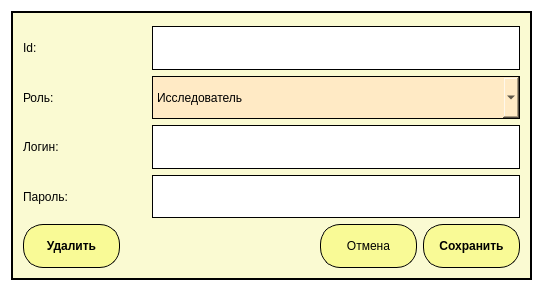
<?xml version="1.0" encoding="UTF-8"?>
<ui version="4.0">
 <class>dialog_user</class>
 <widget class="QDialog" name="dialog_user">
  <property name="geometry">
   <rect>
    <x>0</x>
    <y>0</y>
    <width>543</width>
    <height>291</height>
   </rect>
  </property>
  <property name="windowTitle">
   <string>Dialog</string>
  </property>
  <property name="styleSheet">
   <string notr="true">QDialog#dialog_user{
background-color: rgb(255, 255, 255);
}</string>
  </property>
  <layout class="QGridLayout" name="gridLayout">
   <item row="0" column="0">
    <widget class="QGroupBox" name="groupBox">
     <property name="styleSheet">
      <string notr="true">QGroupBox#groupBox {
	border: 2px solid #000000;
	
	background-color: rgb(250, 250, 210);
}</string>
     </property>
     <property name="title">
      <string/>
     </property>
     <layout class="QGridLayout" name="gridLayout_2">
      <item row="3" column="0">
       <layout class="QHBoxLayout" name="horizontalLayout_5" stretch="25,75">
        <item>
         <widget class="QLabel" name="label_4">
          <property name="text">
           <string>Пароль:</string>
          </property>
         </widget>
        </item>
        <item>
         <widget class="QLineEdit" name="lineEdit_4">
          <property name="sizePolicy">
           <sizepolicy hsizetype="Expanding" vsizetype="Ignored">
            <horstretch>0</horstretch>
            <verstretch>0</verstretch>
           </sizepolicy>
          </property>
          <property name="styleSheet">
           <string notr="true">QLineEdit {
border: 1px solid #000000;
}</string>
          </property>
         </widget>
        </item>
       </layout>
      </item>
      <item row="1" column="0">
       <layout class="QHBoxLayout" name="horizontalLayout_3" stretch="25,75">
        <item>
         <widget class="QLabel" name="label_2">
          <property name="text">
           <string>Роль:</string>
          </property>
         </widget>
        </item>
        <item>
         <widget class="QComboBox" name="comboBox">
          <property name="sizePolicy">
           <sizepolicy hsizetype="Ignored" vsizetype="Ignored">
            <horstretch>0</horstretch>
            <verstretch>0</verstretch>
           </sizepolicy>
          </property>
          <property name="styleSheet">
           <string notr="true">QComboBox::drop-down {
    subcontrol-origin: padding;
    subcontrol-position: top right;
     width: 10px;
	background-color: rgb(255, 240, 160);
    image: url(:/new/prefix1/1.png);
    padding-left: 15px;
	padding-right: 15px;

    border-left-width: 1px;
    border-left-color: black;
    border-left-style: solid;  

   /* border-top-right-radius: 15px;
border-radius: 15px;*/
    
 }
QComboBox::drop-down::hover{
	background-color: rgb(255, 249, 152);
}
QComboBox {
	background-color: rgb(255, 234, 197);
border: 1px solid black;
}
QComboBox::hover {
	background-color: rgb(231, 212, 179);
}
QComboBox QAbstractItemView {
    background-color: rgb(255, 255, 255);
 }</string>
          </property>
          <item>
           <property name="text">
            <string>Исследователь</string>
           </property>
          </item>
          <item>
           <property name="text">
            <string>Администратор</string>
           </property>
          </item>
         </widget>
        </item>
       </layout>
      </item>
      <item row="2" column="0">
       <layout class="QHBoxLayout" name="horizontalLayout_4" stretch="25,75">
        <item>
         <widget class="QLabel" name="label_3">
          <property name="text">
           <string>Логин:</string>
          </property>
         </widget>
        </item>
        <item>
         <widget class="QLineEdit" name="lineEdit_3">
          <property name="sizePolicy">
           <sizepolicy hsizetype="Expanding" vsizetype="Ignored">
            <horstretch>0</horstretch>
            <verstretch>0</verstretch>
           </sizepolicy>
          </property>
          <property name="styleSheet">
           <string notr="true">QLineEdit {
border: 1px solid #000000;
}</string>
          </property>
         </widget>
        </item>
       </layout>
      </item>
      <item row="0" column="0">
       <layout class="QHBoxLayout" name="horizontalLayout_2" stretch="25,75">
        <item>
         <widget class="QLabel" name="label">
          <property name="text">
           <string>Id:</string>
          </property>
         </widget>
        </item>
        <item>
         <widget class="QLineEdit" name="lineEdit">
          <property name="sizePolicy">
           <sizepolicy hsizetype="Expanding" vsizetype="Ignored">
            <horstretch>0</horstretch>
            <verstretch>0</verstretch>
           </sizepolicy>
          </property>
          <property name="styleSheet">
           <string notr="true">QLineEdit {
border: 1px solid #000000;
}</string>
          </property>
         </widget>
        </item>
       </layout>
      </item>
      <item row="4" column="0">
       <layout class="QHBoxLayout" name="horizontalLayout" stretch="20,40,20,20">
        <item>
         <widget class="QPushButton" name="pushButton_3">
          <property name="sizePolicy">
           <sizepolicy hsizetype="Minimum" vsizetype="Ignored">
            <horstretch>0</horstretch>
            <verstretch>0</verstretch>
           </sizepolicy>
          </property>
          <property name="font">
           <font>
            <weight>75</weight>
            <bold>true</bold>
           </font>
          </property>
          <property name="styleSheet">
           <string notr="true">QPushButton {
	background-color: rgb(249, 250, 150);
border: 1px solid #000000;
border-radius: 20px;
} 
QPushButton::hover { 
	
	background-color: rgb(227, 227, 136);
} 
QPushButton::pressed {
 border: 3px solid #000000;
}</string>
          </property>
          <property name="text">
           <string>Удалить</string>
          </property>
          <property name="autoDefault">
           <bool>false</bool>
          </property>
         </widget>
        </item>
        <item>
         <spacer name="horizontalSpacer">
          <property name="orientation">
           <enum>Qt::Horizontal</enum>
          </property>
          <property name="sizeHint" stdset="0">
           <size>
            <width>40</width>
            <height>20</height>
           </size>
          </property>
         </spacer>
        </item>
        <item>
         <widget class="QPushButton" name="pushButton">
          <property name="sizePolicy">
           <sizepolicy hsizetype="Minimum" vsizetype="Ignored">
            <horstretch>0</horstretch>
            <verstretch>0</verstretch>
           </sizepolicy>
          </property>
          <property name="styleSheet">
           <string notr="true">QPushButton {
	background-color: rgb(249, 250, 150);
border: 1px solid #000000;
border-radius: 20px;
} 
QPushButton::hover { 
	
	background-color: rgb(227, 227, 136);
} 
QPushButton::pressed {
 border: 3px solid #000000;
}</string>
          </property>
          <property name="text">
           <string>Отмена</string>
          </property>
         </widget>
        </item>
        <item>
         <widget class="QPushButton" name="pushButton_2">
          <property name="sizePolicy">
           <sizepolicy hsizetype="Minimum" vsizetype="Ignored">
            <horstretch>0</horstretch>
            <verstretch>0</verstretch>
           </sizepolicy>
          </property>
          <property name="font">
           <font>
            <weight>75</weight>
            <bold>true</bold>
           </font>
          </property>
          <property name="styleSheet">
           <string notr="true">QPushButton {
	background-color: rgb(249, 250, 150);
border: 1px solid #000000;
border-radius: 20px;
} 
QPushButton::hover { 
	
	background-color: rgb(227, 227, 136);
} 
QPushButton::pressed {
 border: 3px solid #000000;
}</string>
          </property>
          <property name="text">
           <string>Сохранить</string>
          </property>
          <property name="autoDefault">
           <bool>false</bool>
          </property>
         </widget>
        </item>
       </layout>
      </item>
     </layout>
    </widget>
   </item>
  </layout>
 </widget>
 <resources/>
 <connections/>
</ui>
